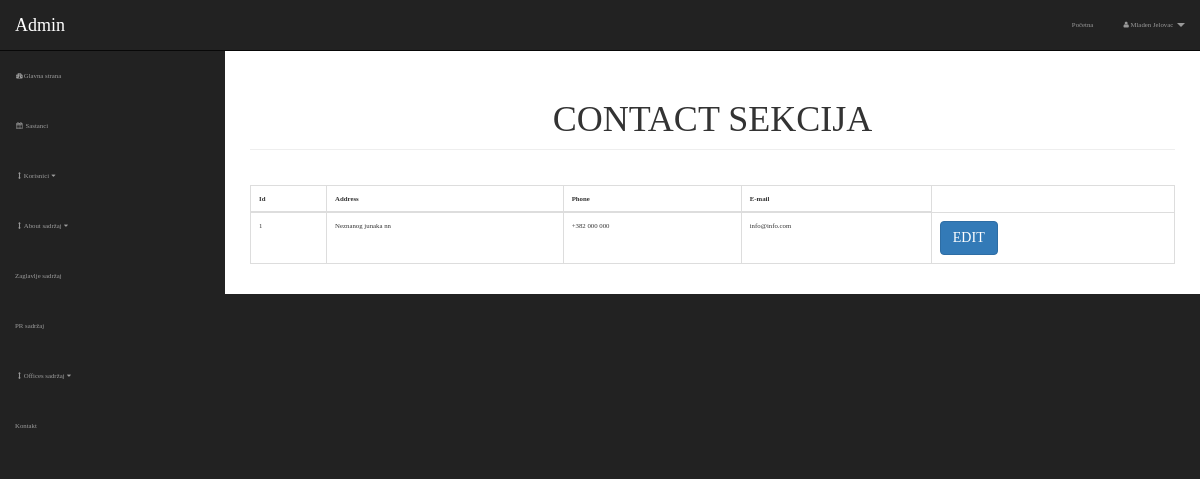
Page /admin/contact.php (signed in) on the earlier database version.
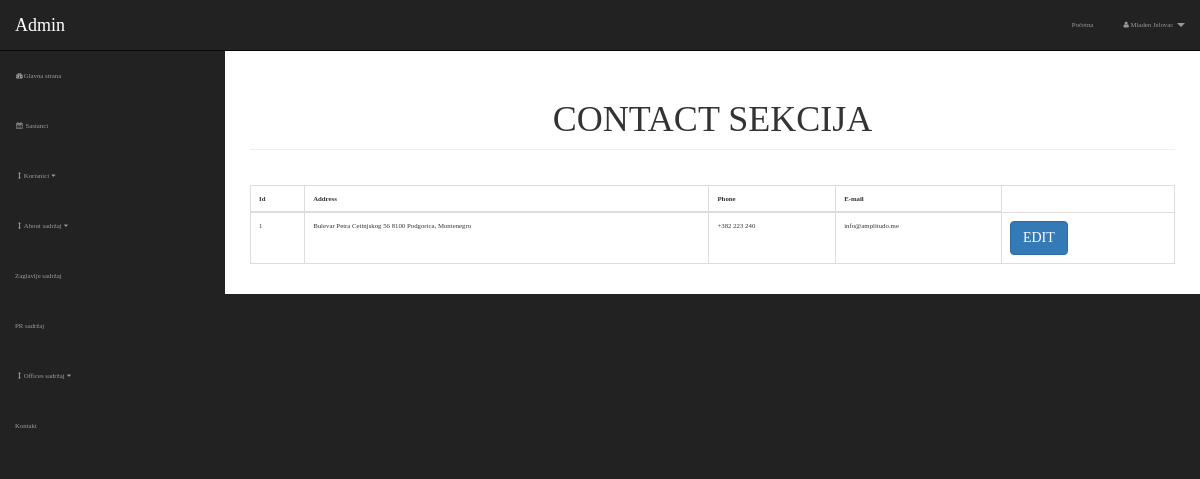
Same page on the later database version.
### tables this page shows
CREATE TABLE `contact` (
  `contact_id` int(3) NOT NULL,
  `contact_address` varchar(255) NOT NULL,
  `contact_phone` varchar(255) NOT NULL,
  `contact_email` varchar(255) NOT NULL
);

### admin/includes/view-contact.php (the view)
<table class="table table-bordered table-hover printit" style="margin-top: 35px !important;">
                        <thead>
                             <th>Id</th>
                             <th>Address</th>
                             <th>Phone</th>
                             <th>E-mail</th>
                        </thead>
                        <tbody>
                             <?php
                                     $query = "select * from contact";
                                     $select = mysqli_query($connection, $query);
                                     while($row = mysqli_fetch_assoc($select)){
                                       $contact_id = $row['contact_id'];
                                       $contact_address = $row['contact_address'];
                                       $contact_phone = $row['contact_phone'];
                                       $contact_email = $row['contact_email'];
                                     echo "<tr>";
                                       echo "<td>$contact_id</td>";
                                       echo "<td>$contact_address</td>";
                                       echo "<td>$contact_phone</td>";
                                       echo "<td>$contact_email</td>";
                                       echo "<td ><a class='btn btn-primary' href='contact.php?option=edit&contact_id=$contact_id'>EDIT</a></td>";
                                    echo "</tr>";
                                     }
                                ?>
                       </tbody>
</table>

Differences in the rows shown:
changed contact id 1: contact_address "Neznanog junaka nn" → "Bulevar Petra Cetinjskog 56 8100 Podgorica, Montenegro"; contact_phone "+382 000 000" → "+382 223 240"; contact_email "info@info.com" → "info@amplitudo.me"
